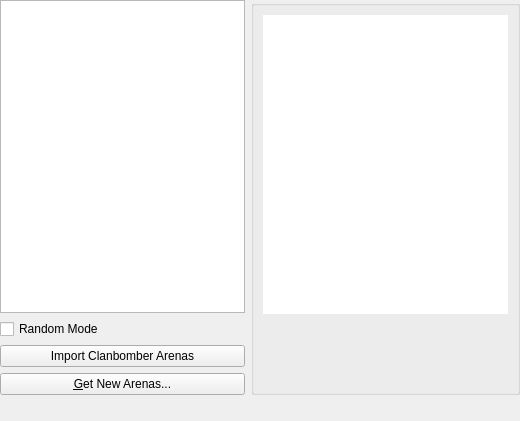
<?xml version="1.0" encoding="UTF-8"?>
<ui version="4.0">
 <class>ArenaSelectorBase</class>
 <widget class="QWidget" name="ArenaSelectorBase">
  <property name="geometry">
   <rect>
    <x>0</x>
    <y>0</y>
    <width>520</width>
    <height>421</height>
   </rect>
  </property>
  <layout class="QVBoxLayout" name="verticalLayout">
   <property name="margin">
    <number>0</number>
   </property>
   <item>
    <layout class="QHBoxLayout">
     <item>
      <layout class="QVBoxLayout">
       <item>
        <widget class="QListWidget" name="arenaList"/>
       </item>
       <item>
        <widget class="QCheckBox" name="kcfg_RandomArenaMode">
         <property name="text">
          <string>Random Mode</string>
         </property>
        </widget>
       </item>
       <item>
        <widget class="QPushButton" name="importArenas">
         <property name="text">
          <string>Import Clanbomber Arenas</string>
         </property>
        </widget>
       </item>
       <item>
        <widget class="QPushButton" name="getNewButton">
         <property name="text">
          <string>&amp;Get New Arenas...</string>
         </property>
        </widget>
       </item>
      </layout>
     </item>
     <item>
      <widget class="QGroupBox" name="groupBox">
       <property name="sizePolicy">
        <sizepolicy hsizetype="Expanding" vsizetype="Expanding">
         <horstretch>0</horstretch>
         <verstretch>0</verstretch>
        </sizepolicy>
       </property>
       <layout class="QGridLayout" name="gridLayout">
        <property name="spacing">
         <number>9</number>
        </property>
        <item row="1" column="1">
         <widget class="QLabel" name="arenaDescription">
          <property name="sizePolicy">
           <sizepolicy hsizetype="Expanding" vsizetype="Minimum">
            <horstretch>0</horstretch>
            <verstretch>0</verstretch>
           </sizepolicy>
          </property>
          <property name="text">
           <string/>
          </property>
          <property name="alignment">
           <set>Qt::AlignLeading|Qt::AlignLeft|Qt::AlignTop</set>
          </property>
          <property name="wordWrap">
           <bool>true</bool>
          </property>
          <property name="openExternalLinks">
           <bool>false</bool>
          </property>
          <property name="textInteractionFlags">
           <set>Qt::LinksAccessibleByMouse</set>
          </property>
         </widget>
        </item>
        <item row="2" column="1">
         <widget class="QLabel" name="arenaAuthor">
          <property name="sizePolicy">
           <sizepolicy hsizetype="Expanding" vsizetype="Minimum">
            <horstretch>0</horstretch>
            <verstretch>0</verstretch>
           </sizepolicy>
          </property>
          <property name="font">
           <font>
            <italic>true</italic>
           </font>
          </property>
          <property name="text">
           <string/>
          </property>
          <property name="alignment">
           <set>Qt::AlignLeading|Qt::AlignLeft|Qt::AlignTop</set>
          </property>
          <property name="wordWrap">
           <bool>true</bool>
          </property>
          <property name="openExternalLinks">
           <bool>false</bool>
          </property>
          <property name="textInteractionFlags">
           <set>Qt::LinksAccessibleByMouse</set>
          </property>
         </widget>
        </item>
        <item row="3" column="1">
         <widget class="QLabel" name="arenaContact">
          <property name="sizePolicy">
           <sizepolicy hsizetype="Expanding" vsizetype="Minimum">
            <horstretch>0</horstretch>
            <verstretch>0</verstretch>
           </sizepolicy>
          </property>
          <property name="text">
           <string/>
          </property>
          <property name="alignment">
           <set>Qt::AlignLeading|Qt::AlignLeft|Qt::AlignTop</set>
          </property>
          <property name="wordWrap">
           <bool>true</bool>
          </property>
          <property name="openExternalLinks">
           <bool>true</bool>
          </property>
          <property name="textInteractionFlags">
           <set>Qt::LinksAccessibleByMouse</set>
          </property>
         </widget>
        </item>
        <item row="0" column="1">
         <widget class="QGraphicsView" name="arenaPreview">
          <property name="frameShape">
           <enum>QFrame::NoFrame</enum>
          </property>
         </widget>
        </item>
       </layout>
      </widget>
     </item>
    </layout>
   </item>
   <item>
    <widget class="QLineEdit" name="kcfg_Arena">
     <property name="enabled">
      <bool>false</bool>
     </property>
     <property name="frame">
      <bool>false</bool>
     </property>
     <property name="readOnly">
      <bool>false</bool>
     </property>
    </widget>
   </item>
  </layout>
 </widget>
 <customwidgets/>
 <resources/>
 <connections/>
</ui>
